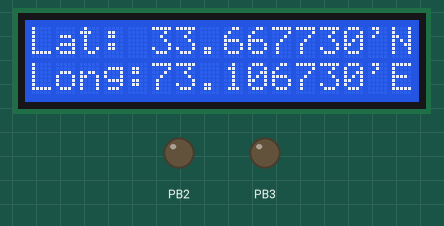
A program run on a simulated ATmega32, built with avr-gcc and emulated at 1 MHz. Shown: 16×2 character LCD, output pins drawn as LEDs (lit = HIGH). Wiring (inferred from the names in the program): character LCD (HD44780): RS PB0; E PB1; data PB4, PB5, PB6, PB7. Pins used as bus, display or sensor lines are not drawn; what the program prints to the serial monitor is not drawn.

Above: at 4.2 s.

The program:

main.cpp
```cpp
/*
   NUST Shuttle Tracking System			MPS Project
	Group Members:
			1.	Abdur Rehman
			2.	Syed Muhammad Abubakar
			3.	Asad Ahmed
*/

#define F_CPU 1000000UL			/* Define CPU Frequency e.g. here 8MHz */
#include <avr/io.h>			/* Include AVR std. library file */
#include <util/delay.h>			/* Include Delay header file */
#include <avr\interrupt.h>

#define LCD_Dir  DDRB			/* Define LCD data port direction */
#define LCD_Port PORTB			/* Define LCD data port */
#define RS PB0				/* Define Register Select pin */
#define EN PB1 				/* Define Enable signal pin */

unsigned char Lat[10] = {'3','3','4','0','.','0','6','4','1','6'};	//array of characters to store the Latitude
unsigned char Long[11] = {'0','7','3','0','6','.','4','0','3','8','8'};	//array of characters to store the Longitude
unsigned char Latitude_in_deg[11];	//array of characters to store the Latitude
unsigned char Longitude_in_deg[11];	//array of characters to store the Longitude
unsigned char* Lat_deg = &Latitude_in_deg[0];
unsigned char* Long_deg = &Longitude_in_deg[0];
unsigned char Data[21];
unsigned char* d = &Data[0];

unsigned char received_char = 0;
int Latitude_Index = 0;
int Longitude_Index = 0;
int CommaCounter = 0;
bool IsItGGAString = false;
unsigned char GGA_CODE[3];		//array of characters to identify the GGA string


void LCD_Command( unsigned char cmnd )
{
	LCD_Port = (LCD_Port & 0x0F) | (cmnd & 0xF0); /* sending upper nibble */
	LCD_Port &= ~ (1<<RS);		/* RS=0, command reg. */
	LCD_Port |= (1<<EN);		/* Enable pulse */
	_delay_us(1);
	LCD_Port &= ~ (1<<EN);

	_delay_us(200);

	LCD_Port = (LCD_Port & 0x0F) | (cmnd << 4);  /* sending lower nibble */
	LCD_Port |= (1<<EN);
	_delay_us(1);
	LCD_Port &= ~ (1<<EN);
	_delay_ms(2);
}

void LCD_Char( unsigned char data )
{
	LCD_Port = (LCD_Port & 0x0F) | (data & 0xF0); /* sending upper nibble */
	LCD_Port |= (1<<RS);		/* RS=1, data reg. */
	LCD_Port|= (1<<EN);
	_delay_us(1);
	LCD_Port &= ~ (1<<EN);

	_delay_us(200);

	LCD_Port = (LCD_Port & 0x0F) | (data << 4); /* sending lower nibble */
	LCD_Port |= (1<<EN);
	_delay_us(1);
	LCD_Port &= ~ (1<<EN);
	_delay_ms(2);
}

void LCD_Init (void)			/* LCD Initialize function */
{
	LCD_Dir = 0xFF;			/* Make LCD port direction as o/p */
	_delay_ms(20);			/* LCD Power ON delay always >15ms */

	LCD_Command(0x02);		/* send for 4 bit initialization of LCD  */
	LCD_Command(0x28);              /* 2 line, 5*7 matrix in 4-bit mode */
	LCD_Command(0x0c);              /* Display on cursor off*/
	LCD_Command(0x06);              /* Increment cursor (shift cursor to right)*/
	LCD_Command(0x01);              /* Clear display screen*/
	_delay_ms(2);
}

void LCD_String (char *str)		/* Send string to LCD function */
{
	int i;
	for(i=0;str[i]!=0;i++)		/* Send each char of string till the NULL */
	{
		LCD_Char (str[i]);
	}
}

void LCD_String (unsigned char *str)		/* Send string to LCD function */
{
	int i;
	for(i=0;str[i]!=0;i++)		/* Send each char of string till the NULL */
	{
		LCD_Char (str[i]);
	}
}

void LCD_String_xy (char row, char pos, char *str)	/* Send string to LCD with xy position */
{
	if (row == 0 && pos<16)
	LCD_Command((pos & 0x0F)|0x80);	/* Command of first row and required position<16 */
	else if (row == 1 && pos<16)
	LCD_Command((pos & 0x0F)|0xC0);	/* Command of first row and required position<16 */
	LCD_String(str);		/* Call LCD string function */
}

void LCD_Clear()
{
	LCD_Command (0x01);		/* Clear display */
	_delay_ms(2);
	LCD_Command (0x80);		/* Cursor at home position */
}

int to_int (char count){
	if (count=='0') return 0;
	else if (count=='1') return 1;
	else if (count=='2') return 2;
	else if (count=='3') return 3;
	else if (count=='4') return 4;
	else if (count=='5') return 5;
	else if (count=='6') return 6;
	else if (count=='7') return 7;
	else if (count=='8') return 8;
	else if (count=='9') return 9;
	else return 0;
}

void lat_to_deg(){
	long long int lat_int = 0;
	for (int i = 0;i < 10;i++){
		if (i != 4){
			lat_int = (lat_int*10) + to_int(Lat[i]);
		}
		else{
			//do nothing
		}
	}
	int deg = lat_int/10000000;
	long int min = (lat_int - (deg*10000000));
	min = min / 60;
	//putting the value into an array of string
	int temp = 0;
	for(int i = 0; i < 10;i++){
		if(i < 2){
			deg = deg*10;
			temp = deg/100;
			deg = deg % 100;
			Latitude_in_deg[i] = '0' + temp;
		}
		else if(i == 2){
			Latitude_in_deg[i] = '.';
		}
		else{
			min = min*10;
			temp = min/100000;
			min = min%100000;
			Latitude_in_deg[i] = '0' + temp;
		}
	}
}

void long_to_deg(){
	long long int long_int = 0;
	for (int i = 0;i < 11;i++){
		if (i != 5){
			long_int = (long_int*10) + to_int(Long[i]);
		}
		else{
			//do nothing
		}
	}
	int deg = long_int/10000000;
	long int min = (long_int - (deg*10000000));
	min = min / 60;
	//putting final value into array
	int temp = 0;
	for(int i = 0; i < 10;i++){
		if(i < 2){
			deg = deg*10;
			temp = deg/100;
			deg = deg % 100;
			Longitude_in_deg[i] = '0' + temp;
		}
		else if(i == 2){
			Longitude_in_deg[i] = '.';
		}
		else{
			min = min*10;
			temp = min/100000;
			min = min%100000;
			Longitude_in_deg[i] = '0' + temp;
		}
	}
}

void Display_on_LCD()
{
	LCD_Clear();
	LCD_String("Lat: ");	// Write string on 1st line of LCD
	LCD_String(Lat_deg);
	LCD_String_xy (0, 14,"'N");
	LCD_Command(0xC0);		//Go to 2nd line
	LCD_String("Long:");	//Write string on 2nd line
	LCD_String(Long_deg);
	LCD_String_xy (1, 14,"'E");
}

void Convert_to_Deg()
{
	lat_to_deg();
	long_to_deg();
}

void Make_Data_String()
{
	for(int i = 0; i < 10;i++){
		Data[i] = Latitude_in_deg[i];
	}
	Data[10] = ',';
	 int j = 0;
	for(int i = 11; i < 21; i++){
		Data[i] = Longitude_in_deg[j];
		j++;
	}
}

void USARTInit()
{
	UBRRL = 0xC;
	UCSRC = (1<<URSEL)|(1<<UCSZ1)|(1<<UCSZ0);
	UCSRB = (1<<RXEN)|(1<<TXEN)|(1<<RXCIE);
}

void USARTWriteChar(char data)
{
	while(!(UCSRA & (1<<UDRE)));
	UDR=data;
}

void USART_StringTransmit(unsigned char* s)
{
	for(int i = 0; i < 21 ; i++){
		USARTWriteChar(s[i]);
	}
}
ISR(USART_RXC_vect)
{
	char received_char = UDR;

	if(received_char =='$'){                 // check for '$'
		Latitude_Index = 0;
		Longitude_Index = 0;
		CommaCounter = 0;
		IsItGGAString = false;
	}
	else if(IsItGGAString == true){          // if true save GGA info. into buffer
		if(received_char == ',' ){
			CommaCounter++;    // increment comma counter
		}
		if(CommaCounter == 2){
			Lat[Latitude_Index++] = received_char;
		}
		if(CommaCounter == 4){
			Long[Longitude_Index++] = received_char;
		}
	}
	else if(GGA_CODE[0] == 'G' && GGA_CODE[1] == 'G' && GGA_CODE[2] == 'A'){    // check for GGA string
		IsItGGAString = true;
		GGA_CODE[0] = 0; GGA_CODE[1] = 0; GGA_CODE[2] = 0;
	}
	else{
		GGA_CODE[0] = GGA_CODE[1];  GGA_CODE[1] = GGA_CODE[2]; GGA_CODE[2] = received_char;
	}
}

int main()
{
	LCD_Init();			//Initialization of LCD
	_delay_ms(4000);	//wait for GPS Initialization
	USARTInit();
	sei();
	while(1){
		Convert_to_Deg();
		Display_on_LCD();
		Make_Data_String();
		USART_StringTransmit(d);
		_delay_ms(1000);
	}
}
```
